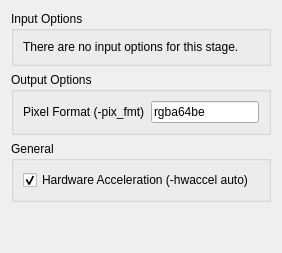
              <widget class="QWidget" name="ffmpegExtractFramesTab">
               <attribute name="title">
                <string>Frame Extraction</string>
               </attribute>
               <layout class="QVBoxLayout" name="verticalLayout_18">
                <item>
                 <widget class="QGroupBox" name="ffmpegExtractFramesInputOptionsGroupBox">
                  <property name="title">
                   <string>Input Options</string>
                  </property>
                  <layout class="QVBoxLayout" name="verticalLayout_27">
                   <item>
                    <widget class="QLabel" name="ffmpegExtractFramesInputOptionsLabel">
                     <property name="text">
                      <string>There are no input options for this stage.</string>
                     </property>
                    </widget>
                   </item>
                  </layout>
                 </widget>
                </item>
                <item>
                 <widget class="QGroupBox" name="ffmpegExtractFramesOutputOptionsGroupBox">
                  <property name="title">
                   <string>Output Options</string>
                  </property>
                  <layout class="QVBoxLayout" name="verticalLayout_24">
                   <item>
                    <layout class="QHBoxLayout" name="ffmpegExtractFramesOutputOptionsPixelFormatHorizontalLayout">
                     <item>
                      <widget class="QLabel" name="ffmpegExtractFramesOutputOptionsPixelFormatLabel">
                       <property name="text">
                        <string>Pixel Format (-pix_fmt)</string>
                       </property>
                      </widget>
                     </item>
                     <item>
                      <widget class="QLineEdit" name="ffmpegExtractFramesOutputOptionsPixelFormatLineEdit">
                       <property name="text">
                        <string>rgba64be</string>
                       </property>
                      </widget>
                     </item>
                    </layout>
                   </item>
                  </layout>
                 </widget>
                </item>
                <item>
                 <widget class="QGroupBox" name="ffmpegExtractFramesGeneralGroupBox">
                  <property name="title">
                   <string>General</string>
                  </property>
                  <layout class="QVBoxLayout" name="verticalLayout_19">
                   <item>
                    <widget class="QCheckBox" name="ffmpegExtractFramesHardwareAccelerationCheckBox">
                     <property name="text">
                      <string>Hardware Acceleration (-hwaccel auto)</string>
                     </property>
                     <property name="checked">
                      <bool>true</bool>
                     </property>
                    </widget>
                   </item>
                  </layout>
                 </widget>
                </item>
                <item>
                 <spacer name="ffmpegExtractFramesVerticalSpacer">
                  <property name="orientation">
                   <enum>Qt::Vertical</enum>
                  </property>
                  <property name="sizeHint" stdset="0">
                   <size>
                    <width>20</width>
                    <height>40</height>
                   </size>
                  </property>
                 </spacer>
                </item>
               </layout>
              </widget>
